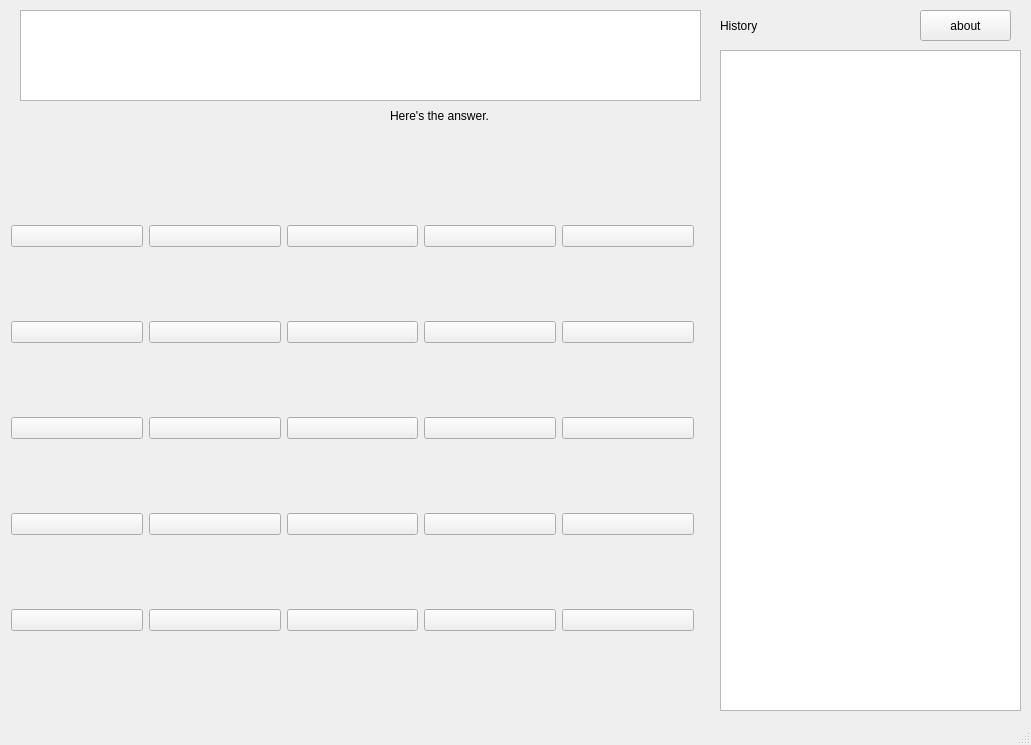
<?xml version="1.0" encoding="UTF-8"?>
<ui version="4.0">
 <class>MainWindow</class>
 <widget class="QMainWindow" name="MainWindow">
  <property name="geometry">
   <rect>
    <x>0</x>
    <y>0</y>
    <width>1031</width>
    <height>745</height>
   </rect>
  </property>
  <property name="windowTitle">
   <string>MainWindow</string>
  </property>
  <widget class="QWidget" name="centralWidget">
   <widget class="QLabel" name="label_history">
    <property name="geometry">
     <rect>
      <x>720</x>
      <y>10</y>
      <width>141</width>
      <height>31</height>
     </rect>
    </property>
    <property name="text">
     <string>History</string>
    </property>
    <property name="textFormat">
     <enum>Qt::PlainText</enum>
    </property>
    <property name="scaledContents">
     <bool>false</bool>
    </property>
    <property name="wordWrap">
     <bool>false</bool>
    </property>
   </widget>
   <widget class="QTextBrowser" name="textBrowser_history">
    <property name="geometry">
     <rect>
      <x>720</x>
      <y>50</y>
      <width>301</width>
      <height>661</height>
     </rect>
    </property>
   </widget>
   <widget class="QWidget" name="horizontalLayoutWidget">
    <property name="geometry">
     <rect>
      <x>0</x>
      <y>140</y>
      <width>705</width>
      <height>577</height>
     </rect>
    </property>
    <layout class="QHBoxLayout" name="horizontalLayout">
     <item>
      <layout class="QVBoxLayout" name="verticalLayout">
       <property name="spacing">
        <number>0</number>
       </property>
       <item>
        <widget class="QPushButton" name="pushButton_change">
         <property name="text">
          <string/>
         </property>
         <property name="icon">
          <iconset resource="icons.qrc">
           <normaloff>:/icons/change.png</normaloff>:/icons/change.png</iconset>
         </property>
         <property name="iconSize">
          <size>
           <width>100</width>
           <height>100</height>
          </size>
         </property>
        </widget>
       </item>
       <item>
        <widget class="QPushButton" name="pushButton_left">
         <property name="text">
          <string/>
         </property>
         <property name="icon">
          <iconset resource="icons.qrc">
           <normaloff>:/icons/(.png</normaloff>:/icons/(.png</iconset>
         </property>
         <property name="iconSize">
          <size>
           <width>100</width>
           <height>100</height>
          </size>
         </property>
        </widget>
       </item>
       <item>
        <widget class="QPushButton" name="pushButton_right">
         <property name="text">
          <string/>
         </property>
         <property name="icon">
          <iconset resource="icons.qrc">
           <normaloff>:/icons/).png</normaloff>:/icons/).png</iconset>
         </property>
         <property name="iconSize">
          <size>
           <width>100</width>
           <height>100</height>
          </size>
         </property>
        </widget>
       </item>
       <item>
        <widget class="QPushButton" name="pushButton_e">
         <property name="text">
          <string/>
         </property>
         <property name="icon">
          <iconset resource="icons.qrc">
           <normaloff>:/icons/e.png</normaloff>:/icons/e.png</iconset>
         </property>
         <property name="iconSize">
          <size>
           <width>100</width>
           <height>100</height>
          </size>
         </property>
        </widget>
       </item>
       <item>
        <widget class="QPushButton" name="pushButton_pai">
         <property name="text">
          <string/>
         </property>
         <property name="icon">
          <iconset resource="icons.qrc">
           <normaloff>:/icons/pai.png</normaloff>:/icons/pai.png</iconset>
         </property>
         <property name="iconSize">
          <size>
           <width>100</width>
           <height>100</height>
          </size>
         </property>
        </widget>
       </item>
      </layout>
     </item>
     <item>
      <layout class="QVBoxLayout" name="verticalLayout_2">
       <property name="spacing">
        <number>0</number>
       </property>
       <item>
        <widget class="QPushButton" name="pushButton_1">
         <property name="icon">
          <iconset resource="icons.qrc">
           <normaloff>:/icons/1.png</normaloff>:/icons/1.png</iconset>
         </property>
         <property name="iconSize">
          <size>
           <width>100</width>
           <height>100</height>
          </size>
         </property>
         <property name="autoRepeatInterval">
          <number>10</number>
         </property>
        </widget>
       </item>
       <item>
        <widget class="QPushButton" name="pushButton_4">
         <property name="text">
          <string/>
         </property>
         <property name="icon">
          <iconset resource="icons.qrc">
           <normaloff>:/icons/4.png</normaloff>:/icons/4.png</iconset>
         </property>
         <property name="iconSize">
          <size>
           <width>100</width>
           <height>100</height>
          </size>
         </property>
        </widget>
       </item>
       <item>
        <widget class="QPushButton" name="pushButton_7">
         <property name="text">
          <string/>
         </property>
         <property name="icon">
          <iconset resource="icons.qrc">
           <normaloff>:/icons/7.png</normaloff>:/icons/7.png</iconset>
         </property>
         <property name="iconSize">
          <size>
           <width>100</width>
           <height>100</height>
          </size>
         </property>
        </widget>
       </item>
       <item>
        <widget class="QPushButton" name="pushButton_j">
         <property name="text">
          <string/>
         </property>
         <property name="icon">
          <iconset resource="icons.qrc">
           <normaloff>:/icons/j.png</normaloff>:/icons/j.png</iconset>
         </property>
         <property name="iconSize">
          <size>
           <width>100</width>
           <height>100</height>
          </size>
         </property>
        </widget>
       </item>
       <item>
        <widget class="QPushButton" name="pushButton_angle">
         <property name="text">
          <string/>
         </property>
         <property name="icon">
          <iconset resource="icons.qrc">
           <normaloff>:/icons/jiao.png</normaloff>:/icons/jiao.png</iconset>
         </property>
         <property name="iconSize">
          <size>
           <width>100</width>
           <height>100</height>
          </size>
         </property>
        </widget>
       </item>
      </layout>
     </item>
     <item>
      <layout class="QVBoxLayout" name="verticalLayout_3">
       <property name="spacing">
        <number>0</number>
       </property>
       <item>
        <widget class="QPushButton" name="pushButton_2">
         <property name="text">
          <string/>
         </property>
         <property name="icon">
          <iconset resource="icons.qrc">
           <normaloff>:/icons/2.png</normaloff>:/icons/2.png</iconset>
         </property>
         <property name="iconSize">
          <size>
           <width>100</width>
           <height>100</height>
          </size>
         </property>
        </widget>
       </item>
       <item>
        <widget class="QPushButton" name="pushButton_5">
         <property name="text">
          <string/>
         </property>
         <property name="icon">
          <iconset resource="icons.qrc">
           <normaloff>:/icons/5.png</normaloff>:/icons/5.png</iconset>
         </property>
         <property name="iconSize">
          <size>
           <width>100</width>
           <height>100</height>
          </size>
         </property>
        </widget>
       </item>
       <item>
        <widget class="QPushButton" name="pushButton_8">
         <property name="text">
          <string/>
         </property>
         <property name="icon">
          <iconset resource="icons.qrc">
           <normaloff>:/icons/8.png</normaloff>:/icons/8.png</iconset>
         </property>
         <property name="iconSize">
          <size>
           <width>100</width>
           <height>100</height>
          </size>
         </property>
        </widget>
       </item>
       <item>
        <widget class="QPushButton" name="pushButton_0">
         <property name="text">
          <string/>
         </property>
         <property name="icon">
          <iconset resource="icons.qrc">
           <normaloff>:/icons/0.png</normaloff>:/icons/0.png</iconset>
         </property>
         <property name="iconSize">
          <size>
           <width>100</width>
           <height>100</height>
          </size>
         </property>
        </widget>
       </item>
       <item>
        <widget class="QPushButton" name="pushButton_ac">
         <property name="text">
          <string/>
         </property>
         <property name="icon">
          <iconset resource="icons.qrc">
           <normaloff>:/icons/ac.png</normaloff>:/icons/ac.png</iconset>
         </property>
         <property name="iconSize">
          <size>
           <width>100</width>
           <height>100</height>
          </size>
         </property>
        </widget>
       </item>
      </layout>
     </item>
     <item>
      <layout class="QVBoxLayout" name="verticalLayout_4">
       <property name="spacing">
        <number>0</number>
       </property>
       <item>
        <widget class="QPushButton" name="pushButton_3">
         <property name="text">
          <string/>
         </property>
         <property name="icon">
          <iconset resource="icons.qrc">
           <normaloff>:/icons/3.png</normaloff>:/icons/3.png</iconset>
         </property>
         <property name="iconSize">
          <size>
           <width>100</width>
           <height>100</height>
          </size>
         </property>
        </widget>
       </item>
       <item>
        <widget class="QPushButton" name="pushButton_6">
         <property name="text">
          <string/>
         </property>
         <property name="icon">
          <iconset resource="icons.qrc">
           <normaloff>:/icons/6.png</normaloff>:/icons/6.png</iconset>
         </property>
         <property name="iconSize">
          <size>
           <width>100</width>
           <height>100</height>
          </size>
         </property>
        </widget>
       </item>
       <item>
        <widget class="QPushButton" name="pushButton_9">
         <property name="text">
          <string/>
         </property>
         <property name="icon">
          <iconset resource="icons.qrc">
           <normaloff>:/icons/9.png</normaloff>:/icons/9.png</iconset>
         </property>
         <property name="iconSize">
          <size>
           <width>100</width>
           <height>100</height>
          </size>
         </property>
        </widget>
       </item>
       <item>
        <widget class="QPushButton" name="pushButton_dot">
         <property name="text">
          <string/>
         </property>
         <property name="icon">
          <iconset resource="icons.qrc">
           <normaloff>:/icons/..png</normaloff>:/icons/..png</iconset>
         </property>
         <property name="iconSize">
          <size>
           <width>100</width>
           <height>100</height>
          </size>
         </property>
        </widget>
       </item>
       <item>
        <widget class="QPushButton" name="pushButton_delete">
         <property name="text">
          <string/>
         </property>
         <property name="icon">
          <iconset resource="icons.qrc">
           <normaloff>:/icons/del.png</normaloff>:/icons/del.png</iconset>
         </property>
         <property name="iconSize">
          <size>
           <width>100</width>
           <height>100</height>
          </size>
         </property>
        </widget>
       </item>
      </layout>
     </item>
     <item>
      <layout class="QVBoxLayout" name="verticalLayout_5">
       <property name="spacing">
        <number>0</number>
       </property>
       <item>
        <widget class="QPushButton" name="pushButton_add">
         <property name="text">
          <string/>
         </property>
         <property name="icon">
          <iconset resource="icons.qrc">
           <normaloff>:/icons/jia.png</normaloff>:/icons/jia.png</iconset>
         </property>
         <property name="iconSize">
          <size>
           <width>100</width>
           <height>100</height>
          </size>
         </property>
        </widget>
       </item>
       <item>
        <widget class="QPushButton" name="pushButton_sub">
         <property name="text">
          <string/>
         </property>
         <property name="icon">
          <iconset resource="icons.qrc">
           <normaloff>:/icons/jian.png</normaloff>:/icons/jian.png</iconset>
         </property>
         <property name="iconSize">
          <size>
           <width>100</width>
           <height>100</height>
          </size>
         </property>
        </widget>
       </item>
       <item>
        <widget class="QPushButton" name="pushButton_multi">
         <property name="text">
          <string/>
         </property>
         <property name="icon">
          <iconset resource="icons.qrc">
           <normaloff>:/icons/cheng.png</normaloff>:/icons/cheng.png</iconset>
         </property>
         <property name="iconSize">
          <size>
           <width>100</width>
           <height>100</height>
          </size>
         </property>
        </widget>
       </item>
       <item>
        <widget class="QPushButton" name="pushButton_div">
         <property name="text">
          <string/>
         </property>
         <property name="icon">
          <iconset resource="icons.qrc">
           <normaloff>:/icons/chu.png</normaloff>:/icons/chu.png</iconset>
         </property>
         <property name="iconSize">
          <size>
           <width>100</width>
           <height>100</height>
          </size>
         </property>
        </widget>
       </item>
       <item>
        <widget class="QPushButton" name="pushButton_output">
         <property name="text">
          <string/>
         </property>
         <property name="icon">
          <iconset resource="icons.qrc">
           <normaloff>:/icons/=.png</normaloff>:/icons/=.png</iconset>
         </property>
         <property name="iconSize">
          <size>
           <width>100</width>
           <height>100</height>
          </size>
         </property>
        </widget>
       </item>
      </layout>
     </item>
    </layout>
   </widget>
   <widget class="QLabel" name="label_output">
    <property name="geometry">
     <rect>
      <x>390</x>
      <y>100</y>
      <width>311</width>
      <height>31</height>
     </rect>
    </property>
    <property name="text">
     <string>Here's the answer.</string>
    </property>
   </widget>
   <widget class="QTextBrowser" name="textBrowser_input">
    <property name="geometry">
     <rect>
      <x>20</x>
      <y>10</y>
      <width>681</width>
      <height>91</height>
     </rect>
    </property>
   </widget>
   <widget class="QPushButton" name="pushButton_about">
    <property name="geometry">
     <rect>
      <x>920</x>
      <y>10</y>
      <width>91</width>
      <height>31</height>
     </rect>
    </property>
    <property name="text">
     <string>about</string>
    </property>
   </widget>
  </widget>
  <widget class="QStatusBar" name="statusBar"/>
 </widget>
 <layoutdefault spacing="6" margin="11"/>
 <resources>
  <include location="icons.qrc"/>
 </resources>
 <connections/>
</ui>
